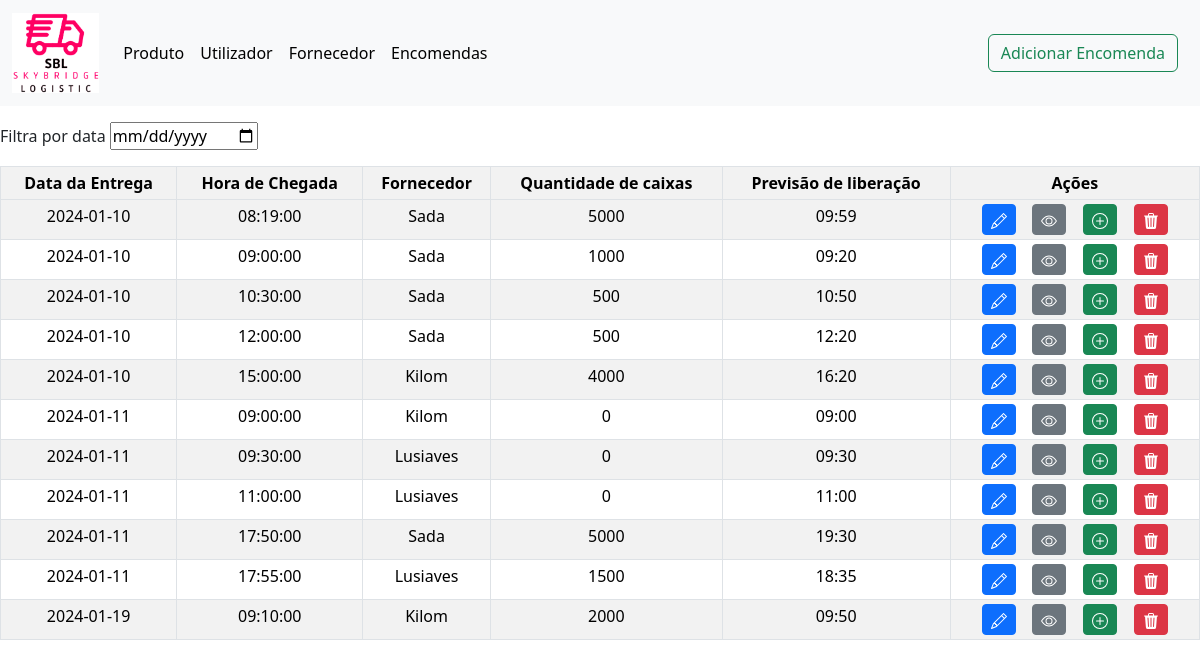
Page /php/planeamento/encomendas/home_encomendas.php on the committed database.
### tables this page shows
CREATE TABLE `encomendas` (
  `idEncomenda` int NOT NULL AUTO_INCREMENT,
  `idFornecedor` int DEFAULT NULL,
  `dataEncomenda` date DEFAULT NULL,
  `horaChegada` time DEFAULT NULL,
  PRIMARY KEY (`idEncomenda`),
  KEY `idFornecedor` (`idFornecedor`),
  CONSTRAINT `encomendas_ibfk_1` FOREIGN KEY (`idFornecedor`) REFERENCES `fornecedores` (`idFornecedor`)
);

CREATE TABLE `fornecedores` (
  `idFornecedor` int NOT NULL AUTO_INCREMENT,
  `nome` varchar(50) NOT NULL,
  `morada` varchar(250) NOT NULL,
  `email` varchar(50) NOT NULL,
  `responsavel` varchar(50) NOT NULL,
  `contacto` varchar(50) NOT NULL,
  PRIMARY KEY (`idFornecedor`)
);

### php/ligaBD.php (called while the page is built, shortened)
<?php
function liga()
{
    $servername = 'localhost';
    $user = 'root';
    $pass = 'admin';
    $bd = 'projeto_programacao';
    $liga = mysqli_connect($servername, $user, $pass, $bd);
    if ($liga) {
        return $liga;
    } else {
        echo "<script>alert('Erro ao tentar ligar à base de dados!')</script>";
        return null;
    }
}
function mostraDados($query)
{
    $liga = liga();
    return $resultado = mysqli_query($liga, $query);
}

### php/planeamento/encomendas/home_encomendas.php (the view, shortened to what this page needs)
<?php include 'cabecalho_econmendas.php';
$quantCaixa = 0;
?>
<body>
    <label for="">Filtra por data</label>
    <input type="date" id="dataFilter" class=" mt-3 mb-3 mr-2">
    <div class=" table-responsive">
        <table class="table table-striped table-hover table-bordered text-center table-sm table-md" <thead>
            <tr>
                <th>Data da Entrega</th>
                <th>Hora de Chegada</th>
                <th>Fornecedor</th>
                <th>Quantidade de caixas</th>
                <th>Previsão de liberação</th>
                <th>Ações</th>
            </tr>
            <tbody id="FilterTabela">
                <?php
                include '../../ligaBD.php';
                $query = "SELECT encomendas.idEncomenda, encomendas.dataEncomenda, encomendas.horaChegada, fornecedores.nome AS nomeFornecedor
           FROM encomendas
           INNER JOIN fornecedores ON encomendas.idFornecedor = fornecedores.idFornecedor
           ORDER BY encomendas.dataEncomenda ASC, TIME(encomendas.horaChegada) ASC";
                $sql_query = mostraDados($query) or die("Falha na execução do código SQL");
                while ($rows = mysqli_fetch_assoc($sql_query)) {
                    echo "<tr>
                            <td>{$rows['dataEncomenda']}</td>
                            <td>{$rows['horaChegada']}</td>
                            <td>{$rows['nomeFornecedor']}</td>";
                    $horaChegada = $rows['horaChegada'];
                    $idEncomenda = $rows['idEncomenda'];
                    $queryQuant = "SELECT detalhes_encomenda.*, produtos.nome AS nome_produto,
                      encomendas.dataEncomenda, encomendas.horaChegada
                      FROM detalhes_encomenda
                      JOIN produtos ON detalhes_encomenda.idProduto = produtos.idProduto
                      JOIN encomendas ON detalhes_encomenda.idEncomenda = encomendas.idEncomenda
                      WHERE detalhes_encomenda.idEncomenda = $idEncomenda";
                    $sql_queryQuant = mostraDados($queryQuant) or die("Falha na execução do código SQL");
                    while ($rowsQuant = mysqli_fetch_assoc($sql_queryQuant)) {
                        $quantCaixa += $rowsQuant['quantidade'];
                    }
                      echo "<td>$quantCaixa</td>";
                        $tempoLiberacao = ceil($quantCaixa / 1000) * 20;
                    $horaChegadaPr = new DateTime($horaChegada);
                    $horaChegadaPr->add(new DateInterval("PT{$tempoLiberacao}M"));
                   echo " <td>{$horaChegadaPr->format('H:i')}</td>
                            <td>
                             <a class=' btn btn-primary btn-sm' href='edita_encomenda.php?idEncomenda=" . $rows['idEncomenda'] . " '>
                </a>
                <a class=' btn btn-secondary btn-sm' href='visualiza_encomenda.php?idEncomenda=" . $rows['idEncomenda'] . " '>
                </a>
                <a class=' btn btn-success btn-sm' href='add_produto_encomenda.php?idEncomenda=" . $rows['idEncomenda'] . " '>
                </a>
            <a class='btn btn-danger btn-sm' href='#' onclick='apagarEncomenda(" . $rows['idEncomenda'] . ")'>
            </a>
                      </td></tr>  ";
                    $quantCaixa = 0;
                }
                ?>
            </tbody>
        </table>
    </div>
</body>
</html>

### rows in the picture
encomendas: dataEncomenda "2024-01-10", horaChegada "08:19:00", idFornecedor.nome "Sada", quantCaixa "5000", horaChegada "09:59"
encomendas: dataEncomenda "2024-01-10", horaChegada "09:00:00", idFornecedor.nome "Sada", quantCaixa "1000", horaChegada "09:20"
encomendas: dataEncomenda "2024-01-10", horaChegada "10:30:00", idFornecedor.nome "Sada", quantCaixa "500", horaChegada "10:50"
encomendas: dataEncomenda "2024-01-10", horaChegada "12:00:00", idFornecedor.nome "Sada", quantCaixa "500", horaChegada "12:20"
encomendas: dataEncomenda "2024-01-10", horaChegada "15:00:00", idFornecedor.nome "Kilom", quantCaixa "4000", horaChegada "16:20"
encomendas: dataEncomenda "2024-01-11", horaChegada "09:00:00", idFornecedor.nome "Kilom", quantCaixa "0", horaChegada "09:00"
encomendas: dataEncomenda "2024-01-11", horaChegada "09:30:00", idFornecedor.nome "Lusiaves", quantCaixa "0", horaChegada "09:30"
encomendas: dataEncomenda "2024-01-11", horaChegada "11:00:00", idFornecedor.nome "Lusiaves", quantCaixa "0", horaChegada "11:00"
encomendas: dataEncomenda "2024-01-11", horaChegada "17:50:00", idFornecedor.nome "Sada", quantCaixa "5000", horaChegada "19:30"
encomendas: dataEncomenda "2024-01-11", horaChegada "17:55:00", idFornecedor.nome "Lusiaves", quantCaixa "1500", horaChegada "18:35"
encomendas: dataEncomenda "2024-01-19", horaChegada "09:10:00", idFornecedor.nome "Kilom", quantCaixa "2000", horaChegada "09:50"
